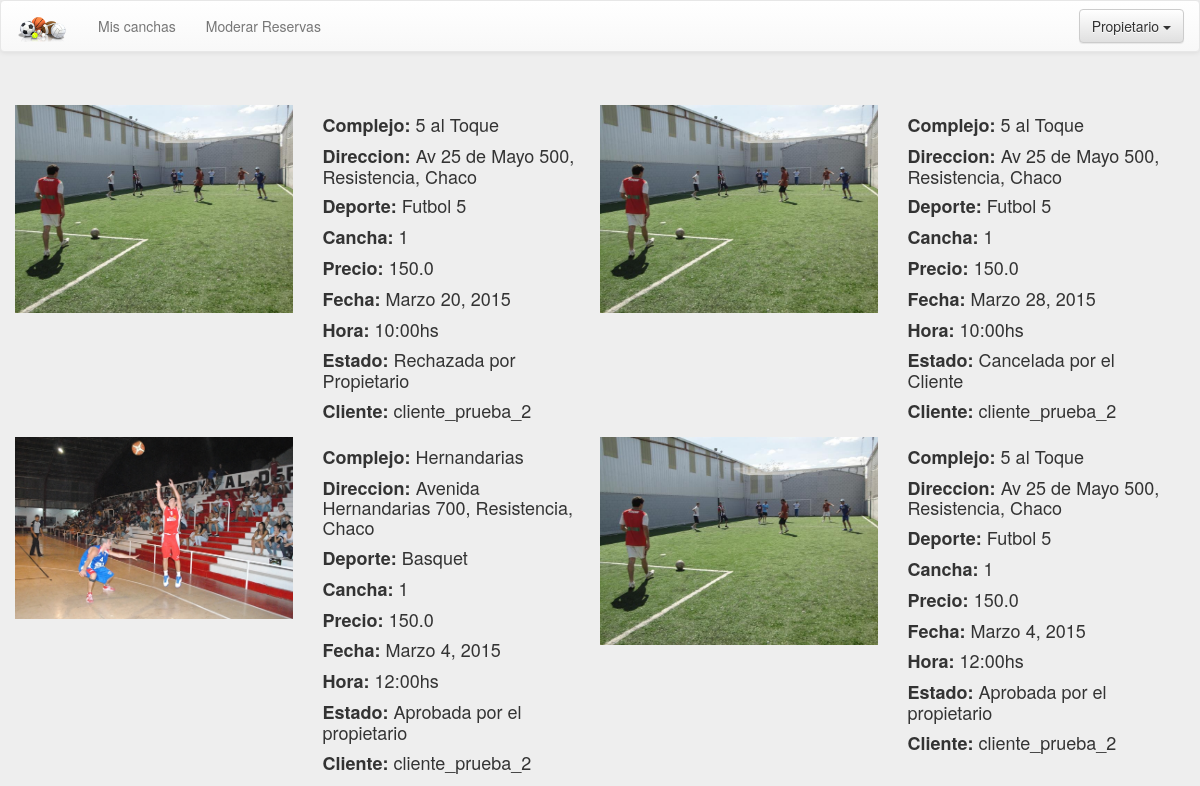
The page /reservaspropietario/ (signed in, upper part) on the database as committed earlier.
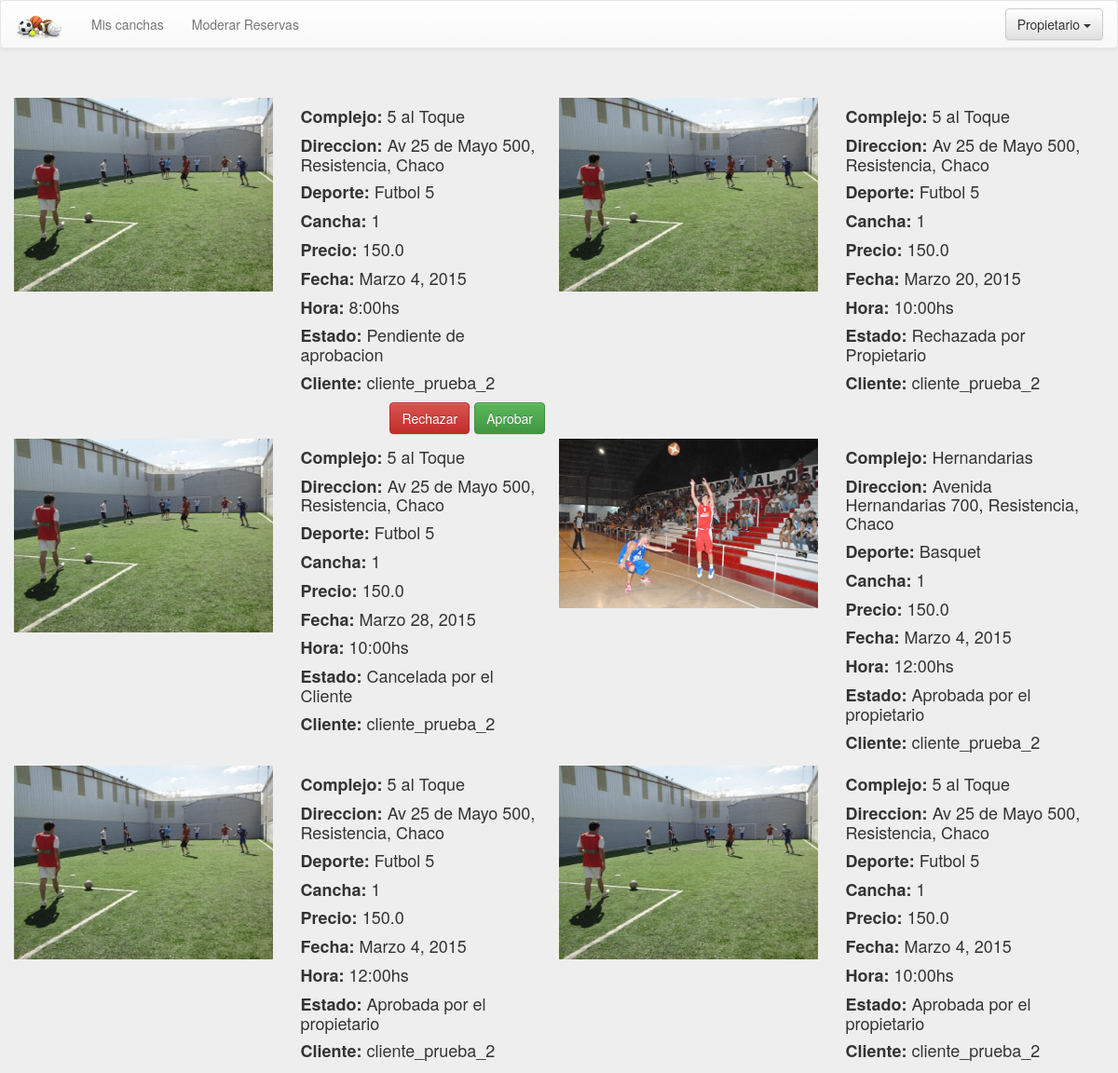
The same page on the database as committed later.
### website/models.py (models this page shows, shortened)
class Reserva(models.Model):
	hora_opciones=(
		('0','00.00 hs'), ('1','01.00 hs'), ('2','02.00 hs'),
		('3','03.00 hs'), ('4','04.00 hs'), ('5','05.00 hs'),
		('6','06.00 hs'), ('7','07.00 hs'), ('8','08.00 hs'),
		('9','09.00 hs'), ('10','10.00 hs'), ('11','11.00 hs'),
		('12','12.00 hs'), ('13','13.00 hs'), ('14','14.00 hs'),
		('15','15.00 hs'), ('16','16.00 hs'), ('17','17.00 hs'),
		('18','18.00 hs'), ('19','19.00 hs'), ('20','20.00 hs'),
		('21','21.00 hs'), ('22','22.00 hs'), ('23','23.00 hs'),
	)
	hora = models.CharField(max_length=4,choices=hora_opciones)
	fecha = models.DateField()
	estado = models.CharField(max_length=50)
	cancha = models.ForeignKey(Cancha)
	usuario = models.ForeignKey(User)

class Cancha(models.Model):
	hora_opciones=(
		('0','00.00 hs'), ('1','01.00 hs'), ('2','02.00 hs'),
		('3','03.00 hs'), ('4','04.00 hs'), ('5','05.00 hs'),
		('6','06.00 hs'), ('7','07.00 hs'), ('8','08.00 hs'),
		('9','09.00 hs'), ('10','10.00 hs'), ('11','11.00 hs'),
		('12','12.00 hs'), ('13','13.00 hs'), ('14','14.00 hs'),
		('15','15.00 hs'), ('16','16.00 hs'), ('17','17.00 hs'),
		('18','18.00 hs'), ('19','19.00 hs'), ('20','20.00 hs'),
		('21','21.00 hs'), ('22','22.00 hs'), ('23','23.00 hs'),
	)
	hora_comienzo_atencion = models.CharField(max_length=4,choices=hora_opciones)
	hora_fin_atencion = models.CharField(max_length=4,choices=hora_opciones)
	precio_por_turno = models.FloatField()
	imagen =  models.ImageField(upload_to='canchas', verbose_name='Imágen')
	deporte = models.ForeignKey(Deporte)
	complejo = models.ForeignKey(Complejo)
	numero_cancha = models.IntegerField(blank=True, null=True)

class Complejo(models.Model):
	nombre = models.CharField(max_length=50)
	direccion = models.CharField(max_length=100)
	latitud = models.FloatField(null=True, blank=True)
	longitud = models.FloatField(null=True, blank=True)
	duenio = models.ForeignKey(User)

class Deporte(models.Model):
	nombre = models.CharField(max_length=50)

### website/views.py (the view)
# urls.py: url(r'^reservaspropietario/$' , 'website.views.my_reserves_propietary'),
@login_required(login_url='/login/')
@user_passes_test(is_propiertario)
def my_reserves_propietary(request):
	user = request.user
	complejos = Complejo.objects.filter(duenio=request.user)
	canchas_propietario = Cancha.objects.filter(complejo__in=complejos)
	reservas = Reserva.objects.filter(cancha__in=canchas_propietario).order_by('-id')
	return render_to_response('list_reserves_propietario.html',
		{'results': reservas,
		'user': user,
		'today': datetime.now()},
		context_instance=RequestContext(request))

### website/views.py (called while the page is built)
def is_propiertario(user):
    return user.groups.filter(name='Propietarios').exists()

### website/templates/list_reserves_propietario.html (shortened to what this page needs)
{% extends "base.html" %}
{% block head %}
<link rel="stylesheet" href="{{ STATIC_URL }}css/list.css">
{% endblock head%}
 {% block body %}
<div class="jumbotron center">
	<div class="container">
		<div class="row">
		{% for result in results %}
			<div class="col-md-6 itemList">
				<div class="col-md-6 element" >
					<img src="{{ result.cancha.imagen.url }}">
				</div>
				<div class="col-md-6">
					<h4><strong>Complejo: </strong> {{result.cancha.complejo.nombre}}</h4>
					<h4><strong>Direccion: </strong> {{result.cancha.complejo.direccion}}</h4>
					<h4><strong>Deporte: </strong> {{result.cancha.deporte.nombre}}</h4>
					<h4><strong>Cancha: </strong> {{result.cancha.numero_cancha}}</h4>
					<h4><strong> Precio: </strong>{{result.cancha.precio_por_turno}}</h4>
					<h4><strong>Fecha: </strong>{{result.fecha}}</h4>
					<h4><strong>Hora: </strong>{{result.hora}}:00hs</h4>
					<h4><strong> Estado: </strong> {{result.estado}}</h4>
					<h4><strong> Cliente: </strong>{{result.usuario.username}}</h4>
					{% if result.fecha.day >= today.day and result.fecha.month >= today.month and result.fecha.year >= today.year %}
							{% ifequal result.estado 'Pendiente de aprobacion' %}
							<form id="form_aceptar_reserva_{{result.pk}}" role="form" action="/moderar/" method="post">
								<button class="btn btn-success reservar" type="submit">Aprobar</button>
							</form>
							<form id="form_rechazar_reserva_{{result.pk}}" role="form" action="/moderar/" method="post">
								<button class="btn btn-danger reservar" style="margin-right: 5px;" type="submit">Rechazar</button>
							</form>
						{% endifequal %}
					{% endif %}
				</div>
			</div>
			{% if forloop.counter|divisibleby:2 %}
			</div>
                    <div class="row">
                        {% endif %}
                        {% endfor %}
        </div>
	</div>
</div>
{% endblock body %}

Rows that differ between the two databases and show on the page:
added Reserva: cancha.imagen (picture), cancha.complejo.nombre "5 al Toque", cancha.complejo.direccion "Av 25 de Mayo 500, Resistencia, Chaco", cancha.deporte.nombre "Futbol 5", cancha.numero_cancha "1", cancha.precio_por_turno "150.0", fecha "Marzo 4, 2015", hora "8", estado "Pendiente de aprobacion", usuario.username "cliente_prueba_2"
now on this page (row unchanged): Reserva: cancha.imagen (picture), cancha.complejo.nombre "5 al Toque", cancha.complejo.direccion "Av 25 de Mayo 500, Resistencia, Chaco", cancha.deporte.nombre "Futbol 5", cancha.numero_cancha "1", cancha.precio_por_turno "150.0", fecha "Marzo 4, 2015", hora "10", estado "Aprobada por el propietario", usuario.username "cliente_prueba_2"
